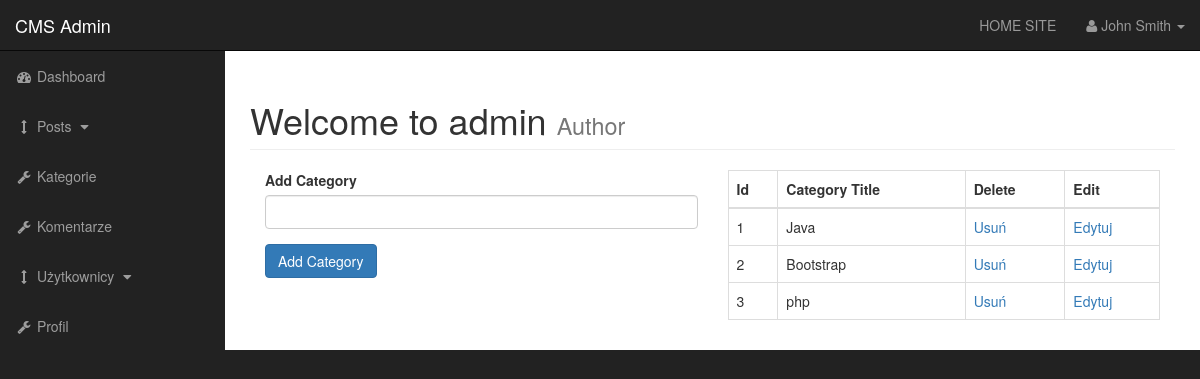
The page /admin/categories.php on the database as committed earlier.
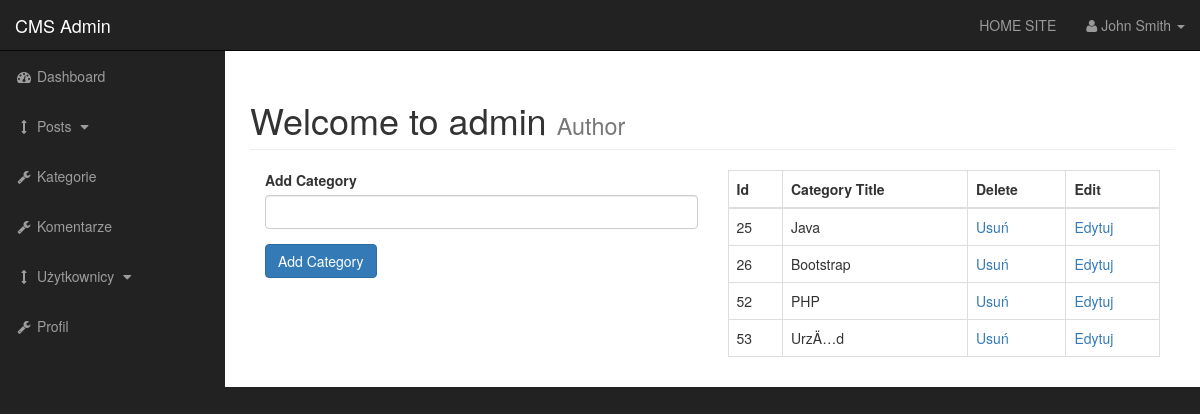
The same page on the database as committed later.
### tables this page shows
CREATE TABLE `categories` (
  `cat_id` int(3) NOT NULL,
  `cat_title` varchar(255) NOT NULL
);

### admin/functions.php (the view, shortened to what this page needs)
<?php
function findAllCategories(){
    global $connection;
    $query = "SELECT * FROM categories";
    $select_categories = mysqli_query($connection,$query);
    while($row = mysqli_fetch_assoc($select_categories)) {
    $cat_id = $row['cat_id'];
    $cat_title = $row['cat_title'];
    echo "<tr>";
    echo "<td>{$cat_id}</td>";
    echo "<td>{$cat_title}</td>";
    echo "<td><a href='categories.php?delete={$cat_id}'>Usuń</a></td>";
    echo "<td><a href='categories.php?edit={$cat_id}'>Edytuj</a></td>";
    echo "</tr>";
    }
}
?>

Rows that differ between the two databases and show on the page:
removed categories: cat_id "1", cat_title "Java"
removed categories: cat_id "2", cat_title "Bootstrap"
removed categories: cat_id "3", cat_title "php"
added categories: cat_id "25", cat_title "Java"
added categories: cat_id "26", cat_title "Bootstrap"
added categories: cat_id "52", cat_title "PHP"
added categories: cat_id "53", cat_title "UrzÄ…d"
